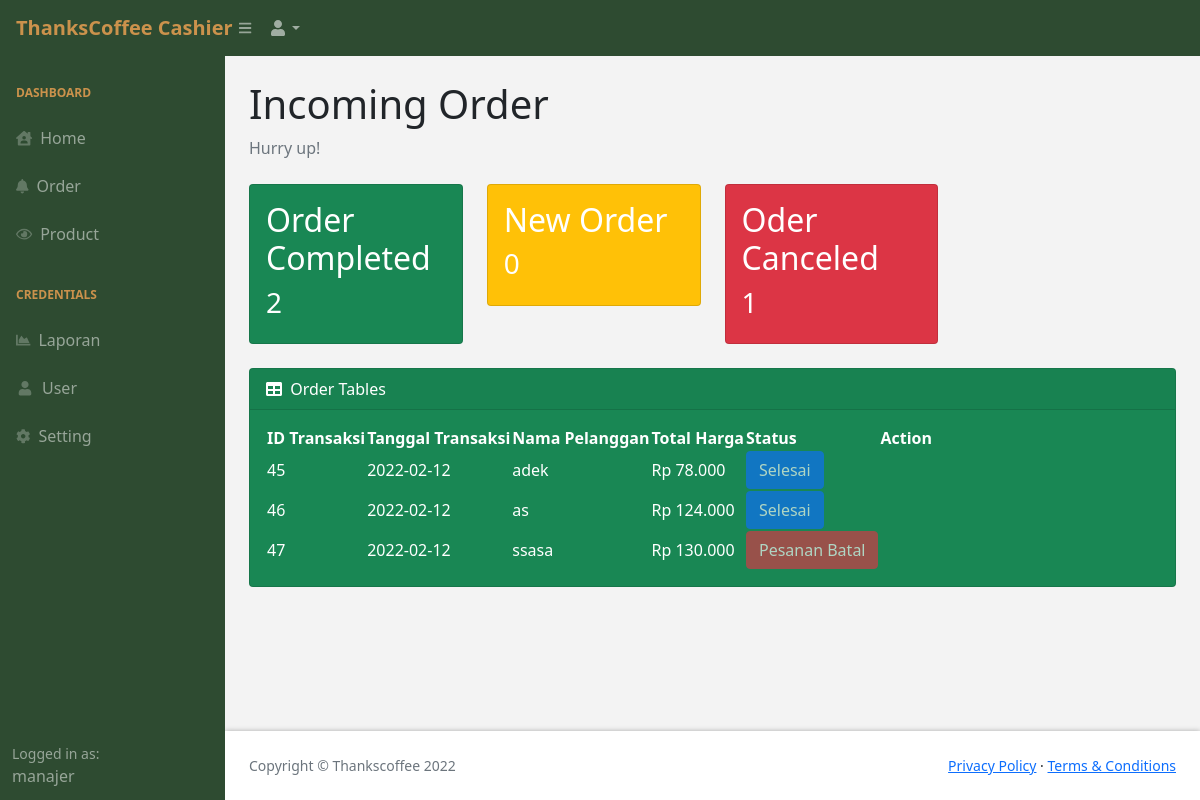
/admin/order.php?status=1 (signed in), run on the app's committed database.
### tables this page shows
CREATE TABLE `transaksi` (
  `id_transaksi` int(11) NOT NULL,
  `id_pelanggan` int(11) NOT NULL,
  `total` int(15) NOT NULL,
  `bayar` int(15) NOT NULL,
  `kembalian` int(15) NOT NULL,
  `status` int(1) NOT NULL,
  `tanggal_transaksi` date NOT NULL DEFAULT current_timestamp()
);

CREATE TABLE `pelanggan` (
  `id_pelanggan` int(11) NOT NULL,
  `nama_pelanggan` varchar(50) NOT NULL,
  `tanggal` date NOT NULL DEFAULT current_timestamp()
);

### admin/helper.php (called while the page is built)
<?php
function rupiah($val) {
    return number_format($val, 0,',','.');
}

### admin/order.php (the view, shortened to what this page needs)
<?php
include 'template.php';
include 'helper.php';
?>
            <div id="layoutSidenav_content">
                <main>
                    <div class="container-fluid px-4">
                        <h1 class="mt-4">Incoming Order</h1>
                        <ol class="breadcrumb mb-4">
                            <li class="breadcrumb-item active">Hurry up!</li>
                        </ol>
                        <div class="row">
                            <div class="col-xl-3 col-md-6">
                                <div class="card bg-success text-white mb-4">
                                    <div class="card-body"><h2>Order Completed</h2>
                                    <?php
                                    $tgl = date("Y-m-d");
                                    $sql = "SELECT id_transaksi FROM transaksi WHERE status = 1 AND tanggal_transaksi = '$tgl'";
                                    $result = mysqli_query($koneksi,$sql);
                                    $result = mysqli_num_rows($result);
                                    if(is_null($result)){
                                        echo "<h3>0</h3>";
                                    }
                                    else{
                                        echo "<h3>".($result)."</h3>";
                                    }
                                    ?>
                                    </div>
                                </div>
                            </div>
                            <div class="col-xl-3 col-md-6">
                                <div class="card bg-warning text-white mb-4">
                                    <div class="card-body"><h2>New Order</h2>
                                    <?php
                                    $tgl = date("Y-m-d");
                                    $sql = "SELECT id_transaksi FROM transaksi WHERE status=0 AND tanggal_transaksi = '$tgl'";
                                    $result = mysqli_query($koneksi,$sql);
                                    $result = mysqli_num_rows($result);
                                    if(is_null($result)){
                                        echo "<h3>0</h3>";
                                    }
                                    else{
                                        echo "<h3>".($result)."</h3>";
                                    }
                                    ?>
                                </div>
                                </div>
                            </div>
                            <div class="col-xl-3 col-md-6">
                                <div class="card bg-danger text-white mb-4">
                                    <div class="card-body"><h2>Oder Canceled</h2>
                                    <?php
                                    $tgl = date("Y-m-d");
                                    $sql = "SELECT id_transaksi FROM transaksi WHERE status=2 AND tanggal_transaksi = '$tgl'";
                                    $result = mysqli_query($koneksi,$sql);
                                    $result = mysqli_num_rows($result);
                                    if(is_null($result)){
                                        echo "<h3>0</h3>";
                                    }
                                    else{
                                        echo "<h3>".($result)."</h3>";
                                    }
                                    ?>
                                </div>
                                </div>
                            </div>
                        </div>
                        <div class="card mb-4">
                            <div class="card-header" style="color: #ffff;">
                                <i class="fas fa-table me-1"></i>
                                Order Tables
                            </div>
                            <div class="card-body" style="color: #ffff;">
                                <table id="datatablesSimple" style="color: #ffff;">
                                    <thead>
                                        <tr>
                                            <th>ID Transaksi</th>
                                            <th>Tanggal Transaksi</th>
                                            <th>Nama Pelanggan</th>
                                            <th>Total Harga</th>
                                            <th>Status</th>
                                            <th>Action</th>
                                        </tr>
                                    </thead>
                                    <tbody>
                                    <?php
                                    $tgl = date("Y-m-d");
                                    $sql = "SELECT * FROM `transaksi` t JOIN pelanggan p ON t.id_pelanggan = p.id_pelanggan WHERE tanggal_transaksi = '$tgl' " ;
                                    $result = mysqli_query($koneksi,$sql);
                                    while($row = mysqli_fetch_row($result)){
                                        echo "<tr>";
                                        echo "<td>".$row[0]."</td>";
                                        echo "<td>".$row[6]."</td>";
                                        echo "<td>".$row[8]."</td>";
                                        echo "<td>Rp ".rupiah($row[2])."</td>";
                                        if($row[5]=="0"){
                                            echo "<td>";
                                            echo "<form method='post' action='function/bayar.php'>";
                                            echo "<input type='hidden' value ='".$row[0]."' name = 'id'>";
                                            echo "<input type='hidden' value ='".$row[2]."' name = 'total'>";
                                            echo "<input type='number' class='form-control-sm' style='border-width:0' placeholder='Total bayar' name = 'bayar'><br/>";
                                            echo "<input type='submit' class='btn btn-warning' style='margin-top:10px' value='Bayar'></input>";
                                            echo "</form>";
                                            echo "</td>";
                                            echo "<td>";
                                            echo "<form method='post' action='function/delete_transaksi.php'>";
                                            echo "<input type='hidden' value ='".$row[0]."' name = 'id_transaksi'>";
                                            echo "<input type='hidden' value ='".$row[1]."' name = 'id_pelanggan'>";
                                            echo "<input type='submit' class='btn btn-danger' value='Delete'></input>";
                                            echo "</form>";
                                            echo "</td>";
                                        }else if($row[5]=="1"){
                                            echo "<td><button type='button' class='btn btn-primary' disabled>Selesai</button></td>";
                                            echo "<td></td>";
                                        }else if($row[5]=="2"){
                                            echo "<td><button type='button' class='btn btn-danger' disabled>Pesanan Batal</button></td>";
                                            echo "<td></td>";
                                        }
                                    }
                                    ?>
                                    </tbody>
                                </table>
                            </div>
                        </div>
                    </div>
                </main>
                <?php include 'footer.php'; ?>

### data on the page
transaksi: id_transaksi "45", tanggal_transaksi "2022-02-12", id_pelanggan.nama_pelanggan "adek", total "78.000", status "Selesai"
transaksi: id_transaksi "46", tanggal_transaksi "2022-02-12", id_pelanggan.nama_pelanggan "as", total "124.000", status "Selesai"
transaksi: id_transaksi "47", tanggal_transaksi "2022-02-12", id_pelanggan.nama_pelanggan "ssasa", total "130.000", status "Pesanan Batal"

### other printed values
$_SESSION['user']['username'] "manajer"
$result "2"
$result "0"
$result "1"
